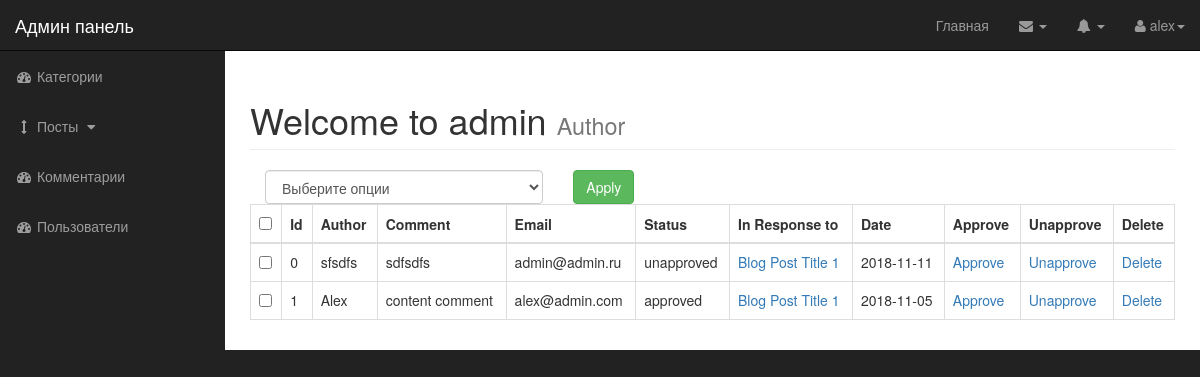
The app's page /admin/comments.php (signed in) with its own data.
### tables this page shows
CREATE TABLE `comments` (
  `comment_id` int(3) NOT NULL,
  `comment_post_id` int(3) NOT NULL,
  `comment_author` varchar(255) NOT NULL,
  `comment_email` varchar(255) NOT NULL,
  `comment_content` text NOT NULL,
  `comment_status` varchar(255) NOT NULL,
  `comment_date` date NOT NULL
);

CREATE TABLE `posts` (
  `id` int(11) NOT NULL,
  `category_id` int(11) NOT NULL,
  `title` varchar(255) NOT NULL,
  `author` varchar(255) NOT NULL,
  `date` date NOT NULL,
  `tags` text NOT NULL,
  `image` text NOT NULL,
  `content` text NOT NULL,
  `status` varchar(255) NOT NULL,
  `comments_count` int(11) NOT NULL,
  `views_count` int(11) NOT NULL
);

### admin/includes/view_all_comments.php (the view, shortened to what this page needs)
<form action="" method='post'>
               <table class="table table-bordered table-hover">
               <div id="bulkOptionContainer" class="col-xs-4">
        <select class="form-control" name="bulk_options" id="">
        <option value="">Выберите опции</option>
        </select>
        </div>
<div class="col-xs-4">
<input type="submit" name="submit" class="btn btn-success" value="Apply">
 </div>
                <thead>
                    <tr>
                       <th><input id="selectAllBoxes" type="checkbox"></th>
                        <th>Id</th>
                        <th>Author</th>
                        <th>Comment</th>
                        <th>Email</th>
                        <th>Status</th>
                        <th>In Response to</th>
                        <th>Date</th>
                        <th>Approve</th>
                        <th>Unapprove</th>
                        <th>Delete</th>
                    </tr>
                </thead>
                      <tbody>
  <?php
    $query = "SELECT * FROM comments";
    $select_comments = mysqli_query($connection,$query);
    while($row = mysqli_fetch_assoc($select_comments)) {
        $comment_id          = $row['comment_id'];
        $comment_post_id     = $row['comment_post_id'];
        $comment_author      = $row['comment_author'];
        $comment_content     = $row['comment_content'];
        $comment_email       = $row['comment_email'];
        $comment_status      = $row['comment_status'];
        $comment_date        = $row['comment_date'];
        echo "<tr>";
        ?>
 <td><input class='checkBoxes' type='checkbox' name='checkBoxArray[]' value='<?php echo $comment_id; ?>'></td>
        <?php
        echo "<td>$comment_id </td>";
        echo "<td>$comment_author</td>";
        echo "<td>$comment_content</td>";
        echo "<td>$comment_email</td>";
        echo "<td>$comment_status</td>";
        $query = "SELECT * FROM posts WHERE id = $comment_post_id ";
        $select_post_id_query = mysqli_query($connection,$query);
        while($row = mysqli_fetch_assoc($select_post_id_query)){
        $post_id = $row['id'];
        $post_title = $row['title'];
            echo "<td><a href='../post.php?p_id=$post_id'>$post_title</a></td>";
        }
        echo "<td>$comment_date</td>";
        echo "<td><a href='comments.php?approve=$comment_id'>Approve</a></td>";
        echo "<td><a href='comments.php?unapprove=$comment_id'>Unapprove</a></td>";
        echo "<td><a href='comments.php?delete=$comment_id'>Delete</a></td>";
        echo "</tr>";
    }
      ?>
            </tbody>
            </table>
            </form>

### admin/css/sb-admin.css (style rules this page uses)
body { margin-top: 100px; background-color: #222; }
@media (min-width:768px) { body { margin-top: 50px; } }

### records on screen
comments: comment_id "0", comment_author "sfsdfs", comment_content "sdfsdfs", comment_email "admin@admin.ru", comment_status "unapproved", comment_date "2018-11-11"
posts: title "Blog Post Title 1"
comments: comment_id "1", comment_author "Alex", comment_content "content comment", comment_email "alex@admin.com", comment_status "approved", comment_date "2018-11-05"

### other values on screen
$_SESSION['username'] "alex"
